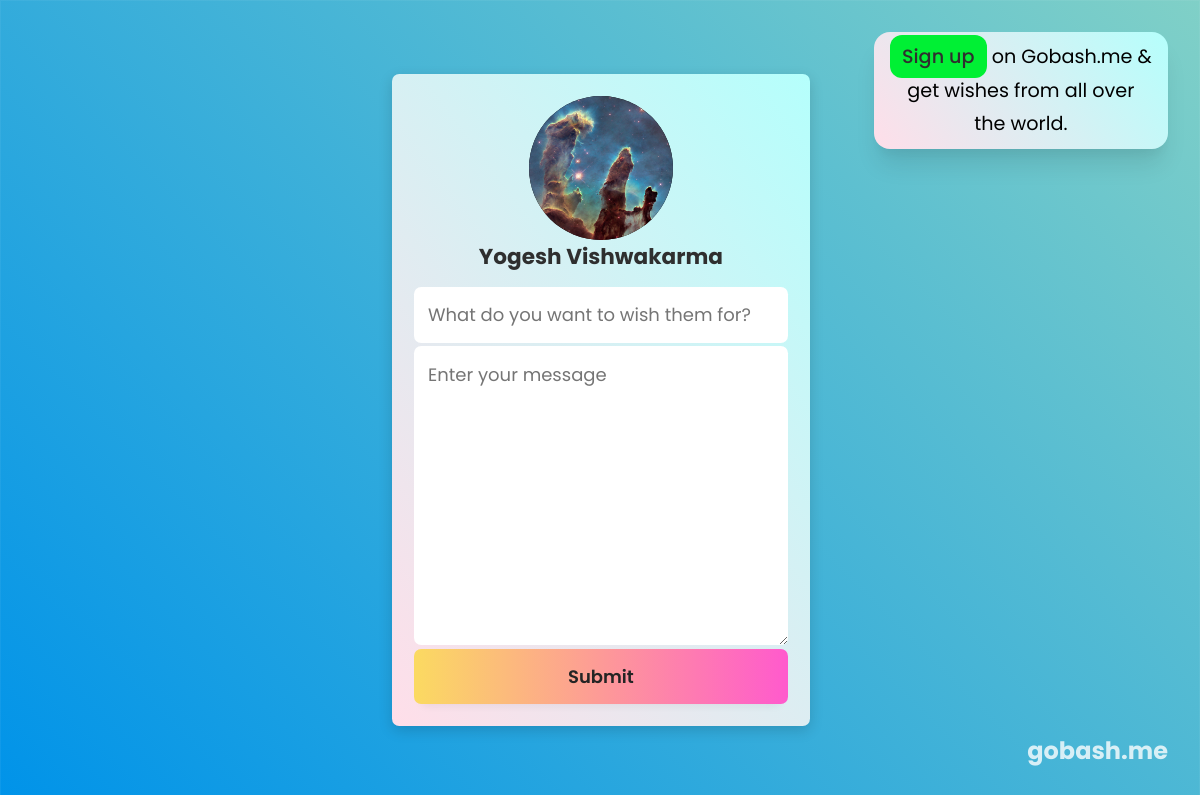
The app's page /yogeshvk/ (signed in) with its own data.
### users/models.py (models this page shows, shortened)
class Profiles(models.Model):
    user = models.OneToOneField(User, on_delete=models.CASCADE,null=True,blank=True)
    name = models.CharField(max_length=200, blank=True, null=True)
    email = models.EmailField(max_length=500, blank=True,null=True)
    profile_image  = models.ImageField(null=True,blank=True,default="profiles/default-user.png",upload_to="profiles/",max_length=20000)
    username = models.CharField(max_length=200,blank=True, null=True)
    id = models.UUIDField(default=uuid.uuid4,unique=True,primary_key=True, editable=False)

class Message(models.Model):
    sender = models.ForeignKey(Profiles, related_name='sent_messages', on_delete=models.CASCADE,null=True,blank=True)
    recipient = models.ForeignKey(Profiles, related_name='received_messages', on_delete=models.CASCADE,null=True,blank=True)
    subject = models.CharField(null=True, blank=True,max_length=500)
    message = models.TextField(null=True, blank=True)
    id = models.UUIDField(default=uuid.uuid4,unique=True,primary_key=True, editable=False)
    created=models.DateTimeField(auto_now_add=True )

### bash/views.py (the view, shortened to what this page needs)
# urls.py: path('<str:username>/', views.basheMe, name='bash-me'),
def basheMe(request,username):
    user= request.user
    profile = Profiles.objects.get(username=username)
    recipient=Profiles.objects.get(username=username)
    sender = request.user.profiles
    form = MessageForm()
    context={"profile":profile,"form":form,"recipient":recipient,"sender":sender}
    return render(request,"bash/bash-me.html", context)

### bash/forms.py
class MessageForm(ModelForm):
    class Meta:
        model = Message
        fields = ["subject","message"]
        widgets = {
            'subject': TextInput(attrs={
                'class': "form__subject",
                'placeholder': 'What do you want to wish them for?'
                }),
            'message': Textarea(attrs={
                'class': "form__message",
                'placeholder': 'Enter your message'
                }),
        }

### bash/templates/bash/bash-me.html (shortened to what this page needs)
{% extends "main.html" %}
{% load static %}
{% block content %}
<link rel="stylesheet" href="{% static 'styles/bash-me.css' %}" />
<link rel="stylesheet" href="{% static 'styles/bash-home.css' %}" />
<section class="bash__me--main">
  <div class="bash__me--main--message-con">
    <div class="profile--img">
      <img src="{{profile.profile_image.url}}" alt="" id="pfp" />
      <h1 id="pfp-name">{{profile.name}}</h1>
    </div>
    <div class="message__form">
      <form action="" id="message-form" method="POST">
        {% for form in form %}
        {{form}}
        {% endfor %}
        <button id="bash" type="submit">Submit</button>
      </form>
    </div>
  </div>
  <div class="ads--right">
    <div class="login--info">
      <h2 id="lfont">
        <a href="" id="sign-up-link">Sign up</a> on Gobash.me & get wishes from
        all over the world.
      </h2>
    </div>
    <h1 id="gbscp">gobash.me</h1>
  </div>
</section>
{% endblock content %}

### styles/main.css (style rules this page uses)
:root { --basic--shadow-1: rgba(50, 50, 93, 0.25) 0px 2px 5px -1px, rgba(0, 0, 0, 0.3) 0px 1px 3px -1px; --basic--shadow-2: rgba(0, 0, 0, 0.12) 0px 1px 3px, rgba(0, 0, 0, 0.24) 0px 1px 2px; --basic--shadow-3: rgba(17, 17, 26, 0.1) 0px 1px 0px; --basic--shadow-4: rgba(9, 30, 66, 0.25) 0px 1px 1px, rgba(9, 30, 66, 0.13) 0px 0px 1px 1px; --bg--main: #161a30; --bg--sub: #31304d; --text--1: #b6bbc4; --text--2: #f0ece5; }

### styles/bash-me.css (style rules this page uses)
textarea { outline: none; border: none; }
.bash__me--main { width: 100%; height: 100vh; display: flex; justify-content: center; align-items: center; column-gap: 2rem; background-color: #0093e9; background-image: linear-gradient(45deg, #0093e9 0%, #80d0c7 100%); box-shadow: rgba(0, 0, 0, 0.2) 0px 12px 28px 0px, rgba(0, 0, 0, 0.1) 0px 2px 4px 0px, rgba(255, 255, 255, 0.05) 0px 0px 0px 1px inset; overflow: hidden; }
.ads--right { width: 30%; height: 100%; padding: 2rem; display: flex; flex-direction: column; justify-content: space-between; align-items: end; }
#gbscp { left: 27rem; top: 19rem; color: rgba(255, 255, 255, 0.786); font-family: "Poppins", sans-serif; user-select: none; -moz-user-select: none; -webkit-user-select: none; -ms-user-select: none; }
.login--info { background-color: #ffdee9; background-image: linear-gradient(53deg, #ffdee9 0%, #b5fffc 100%); padding: 0.5rem 1rem; font-family: "Poppins", sans-serif; border-radius: 1rem; box-shadow: rgba(0, 0, 0, 0.1) 0px 20px 25px -5px, rgba(0, 0, 0, 0.04) 0px 10px 10px -5px; transition: 0.2s all; cursor: pointer; }
#lfont { font-weight: 400; font-size: 1.2rem; line-height: 1.75; text-align: center; }
#sign-up-link { background-color: #00f034; padding: 0.5rem 0.75rem; border-radius: 0.75rem; font-weight: 500; color: #2f2f2f; }
.bash__me--main--message-con { width: 35%; height: auto; background-color: #ffdee9; background-image: linear-gradient(53deg, #ffdee9 0%, #b5fffc 100%); display: flex; flex-direction: column; padding: 1.5rem; row-gap: 1rem; border-radius: 0.5rem; -webkit-backdrop-filter: blur(10px); backdrop-filter: blur(0.1); box-shadow: rgba(0, 0, 0, 0.15) 0px 5px 15px 0px; zoom: 90%; }
.profile--img { width: 100%; font-family: "Poppins", sans-serif; display: flex; flex-direction: column; justify-content: center; align-items: center; font-weight: 400; }
#pfp { width: 10rem; height: 10rem; background: #000; border-radius: 50%; object-fit: cover; }
#pfp-name { color: #2f2f2f; }
.form__subject, .form__message { font-family: "Poppins", sans-serif; width: 100%; font-size: 1.25rem; padding: 1rem; transition: 0.5s all; border-radius: 0.5rem; }
button[type="submit"] { border: none; outline: none; cursor: pointer; color: #242424; }
#message-form { display: flex; flex-direction: column; row-gap: 0.25rem; }
#bash { width: 100%; padding: 1rem; font-family: "Poppins", sans-serif; font-size: 1.25rem; border-radius: 0.5rem; box-shadow: rgba(33, 35, 38, 0.1) 0px 10px 10px -10px; font-size: 1.25rem; font-weight: 600; background-color: #fff; background-color: #fbda61; background-image: linear-gradient(90deg, #fbda61 0%, #ff5acd 100%); }

### styles/bash-home.css (style rules this page uses)
input[type="text"] { border: none; outline: none; }
a { text-decoration: none; }

### records on screen
Profiles: profile_image (picture), name "Yogesh Vishwakarma"
